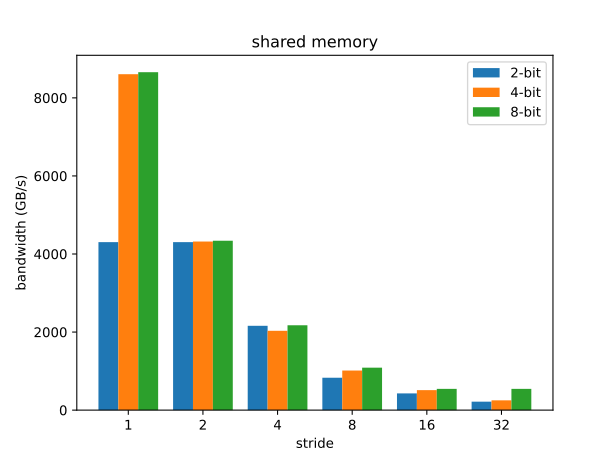

Recreate this plot in Python.
import matplotlib.pyplot as plt
import numpy as np
from collections import defaultdict

bitwidths = []
strides = []
bandwidths = []

with open("test_smem.log", "r") as file:
    lines = file.readlines()
    for i in range(0, len(lines), 4):
        bitwidth_line = lines[i].strip()
        stride_line = lines[i+1].strip()
        bandwidth_line = lines[i+2].strip()
        bitwidth = int(bitwidth_line.split(":")[1].strip())
        stride = int(stride_line.split(":")[1].strip())
        bandwidth = float(bandwidth_line.split(":")[1].strip())
        bitwidths.append(bitwidth)
        strides.append(stride)
        bandwidths.append(bandwidth)

grouped = defaultdict(list)
for bw, bw_stride, bw_bitwidth in zip(bandwidths, strides, bitwidths):
    grouped[bw_stride].append((bw_bitwidth, bw))

for key in grouped:
    grouped[key].sort()

all_strides = sorted(grouped.keys())
all_bitwidths = sorted(set(bitwidths))

x = np.arange(len(all_strides))
bar_width = 0.8 / len(all_bitwidths)

for i, bitwidth in enumerate(all_bitwidths):
    y = [dict(grouped[s]).get(bitwidth, 0) for s in all_strides]
    plt.bar(x + i * bar_width, y, width=bar_width, label=f"{bitwidth}-bit")

plt.xticks(x + bar_width * (len(all_bitwidths)-1) /
           2, [str(s) for s in all_strides])
plt.legend()
plt.title("shared memory")
plt.xlabel("stride")
plt.ylabel("bandwidth (GB/s)")
plt.savefig("test_smem.svg")
